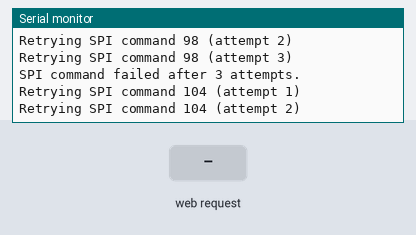
A sketch run on a simulated ESP8266 (NodeMCU). Shown: the last lines printed to the serial monitor. Inputs (shaded band) come from the test bench. WiFi joins after 1.5 s; servers stay silent unless stated.

Above: at 2.7 s.
2.8 s: HTTP request GET /data received
At 3.52 s:
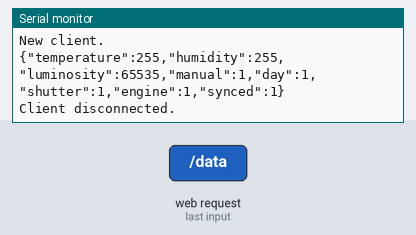
4.7 s: HTTP request GET /shutters received
At 5.46 s:
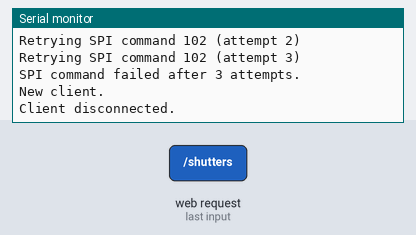
10.7 s: HTTP request GET /shutters received
Timing chart, 0 to 13.7 s (numbered marks = the images above; inputs shaded):
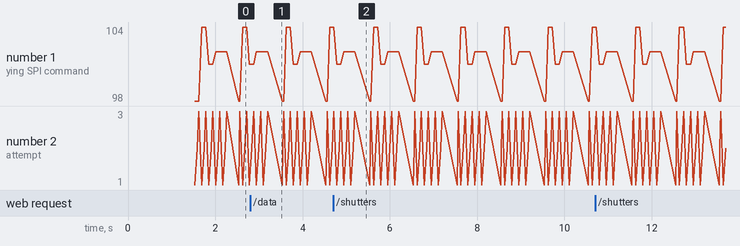

Measured:
- after the input at 2.8 s, the serial monitor: prints a new line after 0.46 s (image 1)

The sketch:

NodeMCU_weboldal.ino
```cpp
#include <ESP8266WiFi.h>
#include <SPI.h>

const uint8_t COMMAND_QUEUE_MAX_SIZE = 16;
uint8_t commandQueue[COMMAND_QUEUE_MAX_SIZE];
uint8_t currentQueueSize = 0;

bool queueCommand(byte command) {
  uint8_t next = currentQueueSize + 1;
  if (next < COMMAND_QUEUE_MAX_SIZE) {
    commandQueue[next] = command;
    currentQueueSize++;
    return true;
  }
  return false;
}

bool dequeueCommand(byte *command) {
  if (currentQueueSize <= 0) {
    return false;
  }
  *command = commandQueue[currentQueueSize];
  currentQueueSize--;
  return true;
}

bool isStateSynced = false;

bool isManual = false;
bool isDay = false;
bool isShutterUp = false;
bool isEngineOn = false;

uint16_t luminosity = 0;
byte lumLowerByte = 0, lumHigherByte = 0;

byte flags = 0;
byte temperature = 0;
byte humidity = 0;

byte resentData = 0;

SPISettings spi_settings(100000, MSBFIRST, SPI_MODE0);

const char* ssid = "UBB WIFI";
const char* password = "computer";

const byte MAX_SPI_RETRIES = 3;
const int SPI_POLL_INTERVAL = 1000;
const int CLIENT_AVAILABILITY_TIMEOUT = 2000;
unsigned long last_SPI_poll = 0;

int SS_PIN = D8;  // GPIO13---D7 of NodeMCU
WiFiServer server(80);

void setup() {
  Serial.begin(9600);
  SPI.begin();  //  SPI control regiszterben SPE MSTR + sebesseg

  delay(10);

  pinMode(SS_PIN, OUTPUT);
  digitalWrite(SS_PIN, LOW);  //lekapcsolja a LEDet LOW==0

  // Connect to WiFi network
  Serial.println();
  Serial.println();
  Serial.print("Connecting to ");
  Serial.println(ssid);

  // WiFi.begin(ssid, password);
  WiFi.begin(ssid);

  while (WiFi.status() != WL_CONNECTED) {
    delay(500);
    Serial.print(".");
  }
  Serial.println("");
  Serial.println("WiFi connected");

  // Start the server
  server.begin();
  Serial.println("Server started");

  // Print the IP address
  Serial.print("Use this URL to connect: ");
  Serial.print("http://");
  Serial.print(WiFi.localIP());
  Serial.println("/");
}

void resyncPoll() {
  SPI.transfer('!');
}

bool attemptPolling(byte command, byte *data) {
  byte sync = 0;
  // Tell the slave to enter data sending mode.
  SPI.transfer('!');

  // Send the command.
  sync = SPI.transfer(command);
  if (sync != 0xFF) return false;

  // Read the received data and tell the slave to enter data verifying mode.
  byte receivedData = SPI.transfer('?');

  // Re-send the received data to verify it.
  sync = SPI.transfer(receivedData);
  if (sync != 0xFF) return false;

  // Read the resent data and verify if it's equal to the first received data.
  byte resentData = SPI.transfer('!');
  if (resentData != receivedData) return false;

  // Reset slave to command setting mode.
  sync = SPI.transfer(0x00);
  if (sync != 0xFF) return false;

  *data = receivedData;
  return true;
}

void poll(byte command, byte *data) {
  for (byte attempt = 1; attempt <= MAX_SPI_RETRIES; ++attempt) {
    if (attemptPolling(command, data)) {
      return;
    }

    Serial.print(F("Retrying SPI command "));
    Serial.print(command);
    Serial.print(F(" (attempt "));
    Serial.print(attempt);
    Serial.println(F(")"));

    delay(10);
    resyncPoll();
    delay(5);
  }

  Serial.print(F("SPI command failed after "));
  Serial.print(MAX_SPI_RETRIES);
  Serial.println(F(" attempts."));
  Serial.println();

  *data = 0xFF;
}

void setLuminosity() {
  luminosity = ((uint16_t)lumHigherByte << 8) | lumLowerByte;
}

void setBooleans() {
  isManual = bitRead(flags, 0);
  isDay = bitRead(flags, 1);
  isShutterUp = bitRead(flags, 2);
  isEngineOn = bitRead(flags, 3);
}

void executePolling() {
  SPI.beginTransaction(spi_settings);

  poll('b', &flags);
  poll('h', &temperature);
  poll('e', &humidity);
  poll('f', &lumLowerByte);
  poll('f', &lumHigherByte);

  SPI.endTransaction();

  setLuminosity();
  setBooleans();
  resyncState();
}

void executeCommandQueue() {
  if (currentQueueSize > 0) {
    offsyncState();
    SPI.beginTransaction(spi_settings);
    byte nextCommand, dummy;

    while(currentQueueSize) {
      dequeueCommand(&nextCommand);
      poll(nextCommand, &dummy);
    }

    SPI.endTransaction();
  }
}

void offsyncState() {
  isStateSynced = false;
}

void resyncState() {
  isStateSynced = true;
}

void mainPageStyles(WiFiClient &client) {
  client.println(F("<style>"));
  client.println(F("  body {background-color: black;}"));
  client.println(F("  h3, p {color: white;}"));
  client.println(F("</style>"));
}

void mainPageScripts(WiFiClient &client) {
  client.println(F("<script>"));
  client.println(F("function updateData() {"));
  client.println(F("  fetch('/data')"));
  client.println(F("    .then(response => response.json())"));
  client.println(F("    .then(data => {"));
  client.println(F("        document.getElementById('temp').textContent = data.temperature;"));
  client.println(F("        document.getElementById('hum').textContent = data.humidity;"));
  client.println(F("        document.getElementById('lum').textContent = data.luminosity"));
  client.println(F("        document.getElementById('daynight').textContent = data.day ? \"DAY\" : \"NIGHT\";"));
  client.println(F("        document.getElementById('sysmode').textContent = data.manual ? \"MANUAL\" : \"AUTOMATIC\";"));
  client.println(F("        document.getElementById('shutterstate').textContent = data.shutter ? \"UP\" : \"DOWN\";"));
  client.println(F("        document.getElementById('enginestate').textContent = data.engine ? \"ON\" : \"OFF\";"));
  client.println();
  client.println(F("        const btn = document.getElementById('shutterButton');"));
  client.println(F("        const shouldToggle = data.synced === 1 && data.engine === 0;"));
  client.println();
  client.println(F("        btn.textContent = data.shutter ? \"LOWER Shutters\" : \"RAISE Shutters\""));
  client.println(F("        btn.disabled = !shouldToggle;"));
  client.println(F("    })"));
  client.println(F("    .catch(error => {"));
  client.println(F("        console.log(\"Failed to fetch data: \", error);"));
  client.println(F("    })"));
  client.println(F("    .finally(() => {"));
  client.println(F("        setTimeout(updateData, 2000);"));
  client.println(F("    });"));
  client.println(F("}"));
  client.println(F("updateData();"));
  client.println();
  client.println(F("function shutterButton() {"));
  client.println(F("  var btn = document.getElementById('shutterButton');"));
  client.println(F("  btn.disabled = true;"));
  client.println();
  client.println(F("  fetch('/shutters', { method: \"POST\" })"));
  client.println(F("    .then(response => {"));
  client.println(F("        if (!response.ok) {"));
  client.println(F("            btn.disabled = false;"));
  client.println(F("        }"));
  client.println(F("    })"));
  client.println(F("    .catch(error => {"));
  client.println(F("        btn.disabled = false;"));
  client.println(F("        console.log(\"Failed to request shutter change: \", error);"));
  client.println(F("    });"));
  client.println(F("}"));
  client.println(F("</script>"));
}

void mainPageBody(WiFiClient &client) {
  client.println(F("<body>"));

  client.println(F("<h3>Sensor data:</h3>"));
  client.println(F("<p>Temperature: <span id='temp'>--</span>°C</p>"));
  client.println(F("<p>Humidity: <span id='hum'>--</span>%</p>"));
  client.println(F("<p>Luminosity: <span id='lum'>--</span> lux</p>"));
  client.println(F("<p>-- Day/Night: <span id='daynight'>--</span></p>"));
  client.println(F("<p>-- System mode: <span id='sysmode'>--</span></p>"));
  client.println(F("<p>-- Shutter: <span id='shutterstate'>--</span></p>"));
  client.println(F("<p>-- Engine: <span id='enginestate'>--</span></p>"));
  client.println(F("<br>"));
  client.println(F("<a><button id='shutterButton' onclick=\"shutterButton()\">-- Shutters</button></a>"));

  mainPageScripts(client);

  client.println(F("</body>"));
}

void mainPageHead(WiFiClient &client) {
  client.println(F("<head>"));
  client.println(F("<title>Sensor Page</title>"));
  client.println(F("<meta charset=\"UTF-8\">"));

  mainPageStyles(client);     // Kisüti a fehér weboldal a szemem

  client.println(F("</head>"));
}

void mainPageResponse(WiFiClient &client) {
  client.println(F("HTTP/1.1 200 OK"));
  client.println(F("Content-Type: text/html"));
  client.println(F("Connection: close"));
  client.println(F("Access-Control-Allow-Origin: *"));
  client.println();
  client.println(F("<!DOCTYPE HTML>"));
  client.println(F("<html>"));

  mainPageHead(client);
  mainPageBody(client);

  client.println(F("</html>"));
  client.flush();
}

String createDataJson() {
  String json = "{\"temperature\":";
  json += temperature;
  json += ",\"humidity\":";
  json += humidity;
  json += ",\"luminosity\":";
  json += luminosity;
  json += ",\"manual\":";
  json += isManual;
  json += ",\"day\":";
  json += isDay;
  json += ",\"shutter\":";
  json += isShutterUp;
  json += ",\"engine\":";
  json += isEngineOn;
  json += ",\"synced\":";
  json += isStateSynced;
  json += "}";

  return json;
}

void dataRequestResponse(WiFiClient &client) {
  String json = createDataJson();
  Serial.println(json);

  client.println(F("HTTP/1.1 200 OK"));
  client.println(F("Content-Type: application/json"));
  client.println(F("Connection: close"));
  client.print(F("Content-Length: "));
  client.println(json.length());
  client.println(F("Access-Control-Allow-Origin: *"));
  client.println();
  client.println(json);
  client.flush();
}

void shutterButtonResponse(WiFiClient &client) {
  byte commandToQueue = isShutterUp ? 'd' : 'u';
  queueCommand(commandToQueue);

  client.println(F("HTTP/1.1 200 OK"));
  client.println(F("Connection: close"));
  client.println(F("Access-Control-Allow-Origin: *"));
  client.println();
  client.flush();
}

void webClientResponse(WiFiClient &client, String request) {
  if (request.startsWith("GET") && request.indexOf("/data") != -1) {
    dataRequestResponse(client);
    return;
  }
  if (request.startsWith("POST") && request.indexOf("/shutters") != -1) {
    shutterButtonResponse(client);
    return;
  }

  mainPageResponse(client);
}

String readClientRequest(WiFiClient &client, int timeout = 2000) {
  unsigned long start = millis();
  String request = "";

  while(client.connected() && millis() - start < timeout) {
    while(client.available()) {
      char c = client.read();
      request += c;

      if (request.endsWith("\r\n\r\n")) return request;
    }
  }
  return request;
}

void pollSPI() {
  if (millis() - last_SPI_poll > SPI_POLL_INTERVAL) {
    last_SPI_poll = millis();
    executePolling();
  }

  executeCommandQueue();
}

void handleClient(WiFiClient &client) {
  if (client) {
    Serial.println(F("New client."));

    unsigned long currentTime = millis();
    unsigned long timeoutTimer = currentTime;

    while (client.connected() && currentTime - timeoutTimer < CLIENT_AVAILABILITY_TIMEOUT) {
      currentTime = millis();
      if (client.available()) {
        String request = readClientRequest(client);
        if (request.length()) {
          webClientResponse(client, request);
          break;
        }
      }
    }
    if (currentTime - timeoutTimer >= CLIENT_AVAILABILITY_TIMEOUT) {
      Serial.println(F("Client timed out."));
    }

    client.stop();
    Serial.println(F("Client disconnected."));
    Serial.println();
  }
}

void loop() {
  pollSPI();

  WiFiClient client = server.available();
  handleClient(client);
}
```
